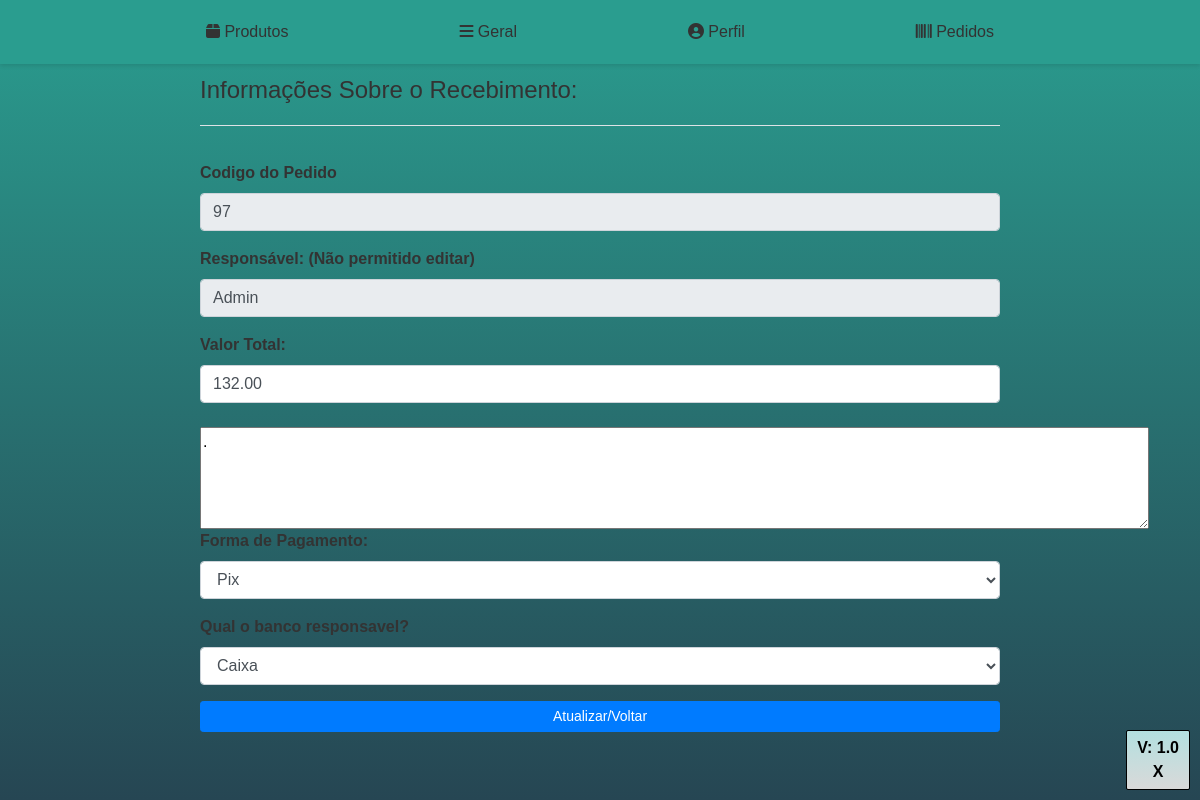
The page /info_recebimento.php?codigo_pedido=97 (signed in) on the database its author committed.
### tables this page shows
CREATE TABLE `pedidos` (
  `codigo_pedido` int(11) NOT NULL,
  `nome_cliente` varchar(100) NOT NULL,
  `responsavel_pedido` varchar(150) DEFAULT NULL,
  `observacoes` text DEFAULT NULL,
  `valor_total` decimal(10,2) NOT NULL,
  `data` date NOT NULL,
  `deletado` char(1) DEFAULT NULL,
  `id_reg_delet` int(5) DEFAULT NULL,
  `pago` char(1) DEFAULT NULL,
  `banco_receb` varchar(45) DEFAULT NULL,
  `fm_pag` varchar(45) DEFAULT NULL
);

### info_recebimento.php (the view, shortened to what this page needs)
<?php
include_once('head.php');
$codigo_pedido = $_GET['codigo_pedido'];
?>
<?php include_once('menu.php'); ?>
<div style="padding:20px 0;max-width:800px" class="container">
    <h4 style="padding:0 0 20px 0;margin-bottom:35px;" class="border-bottom">Informações Sobre o Recebimento:</h4>
    <form action="atualizar_info_recebimento.php" method="POST">
        <?php
        $sql = "SELECT * FROM pedidos WHERE codigo_pedido = $codigo_pedido";
        $retorno = mysqli_query($conexao, $sql);
        while ($array = mysqli_fetch_array($retorno, MYSQLI_ASSOC)) {
            $codigo_pedido = $array['codigo_pedido'];
            $fm_pag = $array['fm_pag'];
            $valor_total = $array['valor_total'];
            $banco_receb = $array['banco_receb'];
            $responsavel_pedido = $array['responsavel_pedido'];
            $observacoes = $array['observacoes'];
            ?>
            <div class="form-group">
                <label for="Cod_pedido">Codigo do Pedido</label>
                <input type="text" class="form-control" id="codigo_pedido" name="codigo_pedido" placeholder="Cod_pedido"
                    readonly autocomplete="off" value="<?= $codigo_pedido ?> ">
            </div>
            <div class="form-group">
                <label for="Cod_pedido">Responsável: (Não permitido editar)</label>
                <input type="text" class="form-control" id="responsavel_pedido" name="responsavel_pedido" placeholder="Responsavel pelo Pedido"
                 autocomplete="off" value="<?= $responsavel_pedido ?> " readonly>
            </div>
            <div class="form-group">
                <label for="valor_total">Valor Total:</label>
                <input type="text" id="valor_total" class="form-control" name="valor_total" step="0.01"
                    value="<?= $valor_total ?> " required>
                <br>
                <textarea id="observacoes" name="observacoes" rows="4" cols="100"><?= $observacoes ?></textarea>
                <div class="form-group">
                    <label for="fm_pag">Forma de Pagamento: </label>
                    <select class="form-control" id="fm_pag" name="fm_pag" <?= $fm_pag ?>>
                        <?php
                        $sqlnome = "SELECT * FROM fm_pag WHERE deletado = 'N'";
                        $retornonome = mysqli_query($conexao, $sqlnome);
                        while ($array = mysqli_fetch_array($retornonome, MYSQLI_ASSOC)) {
                            $nome_fmpag = $array["nome_fmpag"];
                            $selected = ($nome_fmpag == $fm_pag) ? 'selected="selected"' : '';
                        ?>
                            <option value="<?= $nome_fmpag ?>" <?= $selected ?>><?= $nome_fmpag ?></option>
                        <?php } ?>
                    </select>
                </div>
                <div class="form-group">
                    <label for="banco_receb">Qual o banco responsavel?</label>
                    <select class="form-control" id="banco_receb" name="banco_receb" <?= $banco_receb ?>>
                        <?php
                        $sqlnome = "SELECT * FROM banco ORDER BY nomeBanco ASC";
                        $retornonome = mysqli_query($conexao, $sqlnome);
                        while ($array = mysqli_fetch_array($retornonome, MYSQLI_ASSOC)) {
                            $nomeBanco = $array["nomeBanco"];
                            $selected = ($nomeBanco == $banco_receb) ? 'selected="selected"' : '';
                        ?>
                           <option value="<?= $nomeBanco ?>" <?= $selected ?>><?= $nomeBanco ?></option>
                        <?php } ?>
                    </select>
                </div>
                <button type="submit" class="btn-enviar btn btn-primary btn-sm btn-block">Atualizar/Voltar</button>
            <?php } ?>
    </form>
</div>

### info_recebimento.php (style rules this page uses)
body { background: linear-gradient(to bottom, #b3e0e0, #d9d9d9); color: black; font-family: Arial, sans-serif; margin: 0; padding: 20px; min-height: 100vh; box-sizing: border-box; display: flex; flex-direction: column; justify-content: center; font-weight: bold; }

### menu.php (style rules this page uses)
body { font-family: 'Arial', sans-serif; margin: 0; padding: 0; background: linear-gradient(to bottom, #2a9d8f, #264653); color: #333; font-weight: bold; }

### rows shown on the page
pedidos: codigo_pedido "97", responsavel_pedido "Admin", valor_total "132.00", observacoes "."

### other values the page prints
form field fm_pag "Pix"
form field banco_receb "Caixa"
